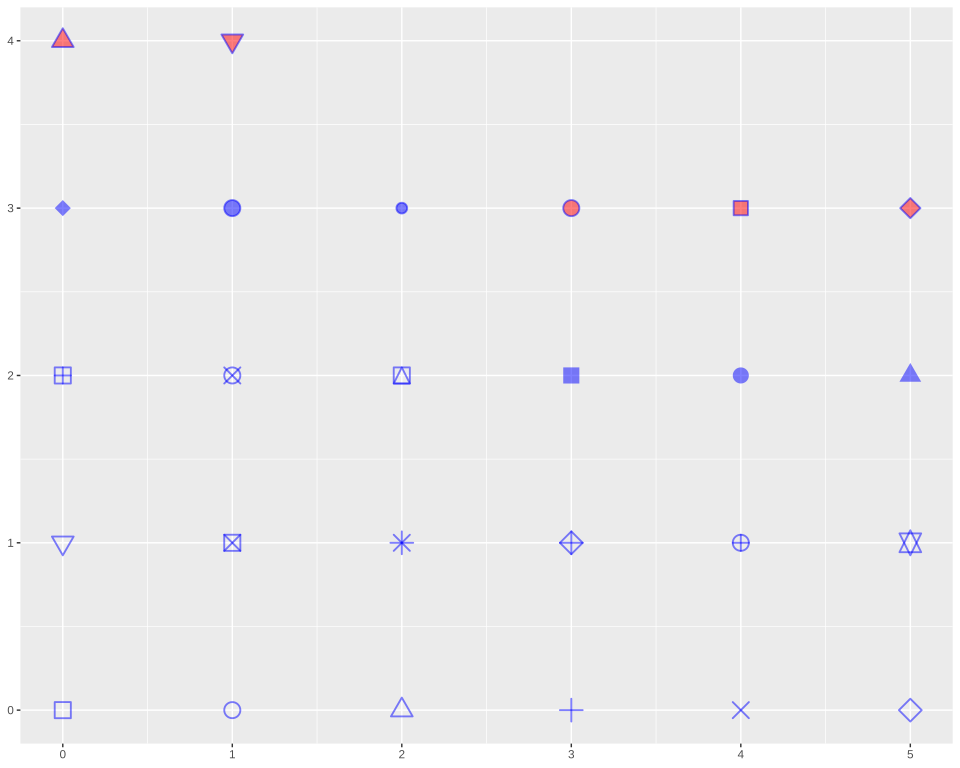

Source code (R):
# The plot test/golden/point_shapes.svg draws, drawn by ggplot2 itself, as ggplot2's own visual
# tests draw their snapshots: the independent check on that golden whenever it changes. The suite
# never runs this; it needs R, ggplot2 and vdiffr, saved as the Docker image giggly-r:ggplot2-4.0.3.
# From the repository's root:
#
#   docker run --rm -v "$PWD/test/golden":/golden:ro giggly-r:ggplot2-4.0.3 \
#     Rscript /golden/point_shapes.R > point_shapes.ggplot2.svg
#
# and compare the two drawings element by element, as test/golden/point.R describes, `<line>`
# elements included.
#
# Each of the 26 shapes R's graphics engine draws a point in, 0 to 25, in rows of six from the
# bottom left, one annotation given a list of shapes, each point 5 mm with a 1 mm stroke, outlined
# blue, filled red, at an alpha of 0.5: the open shapes outlined alone, 15 to 18 filled in the
# colour with no outline, 19 and 20 outlined and filled in the colour, 21 to 25 outlined in the
# colour and filled red, each at half its opacity, and every shape's rectangles, polygons, circles
# and lines in the order R draws them. First checked with ggplot2 4.0.3 and vdiffr 1.0.9: every
# element matches, in the same order, the x axis drawn before the y as test/golden/point.R
# describes, and every clip path.

library(ggplot2)

data <- data.frame(x = c(0, 5), y = c(0, 4))
plot <- ggplot(data, aes(x, y)) +
  annotate("point", x = (0:25) %% 6, y = (0:25) %/% 6, shape = 0:25, size = 5, stroke = 1,
    colour = "blue", fill = "red", alpha = 0.5) +
  theme_gray()

file <- tempfile(fileext = ".svg")
vdiffr::write_svg(plot, file)
cat(readLines(file), sep = "\n")
